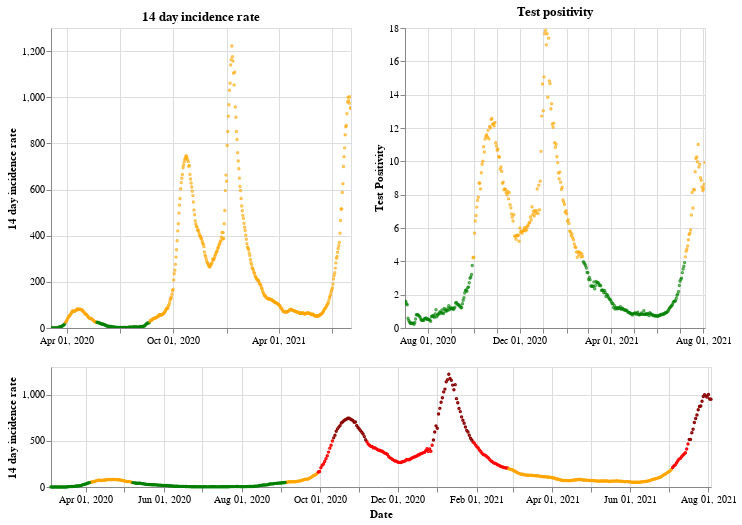

Notebook source saved alongside this figure:
### Markdown cell above
## Northern Ireland

### Code cell
plot_traffic_light('Northern Ireland')

### Figure 1 — Vega-Lite specification as saved in the notebook (floating-point values rounded to 4 significant figures; data arrays with more than 128 entries replaced by an {"elided": "..."} marker saying what was removed)
{"config": {"view": {"continuousWidth": 400, "continuousHeight": 300}}, "vconcat": [{"hconcat": [{"mark": {"type": "point", "size": 2}, "encoding": {"color": {"condition": {"value": "green", "test": "(datum.twoWeeklyCasesRate <= 25)"}, "value": "orange"}, "tooltip": [{"type": "nominal", "field": "areaName"}, {"type": "temporal", "field": "date"}, {"type": "quantitative", "field": "twoWeeklyCasesRate"}, {"type": "quantitative", "field": "testPositivity"}], "x": {"type": "temporal", "axis": {"title": ""}, "field": "date", "scale": {"domain": {"selection": "DateBrush"}}, "timeUnit": "yearmonthdate"}, "y": {"type": "quantitative", "axis": {"title": "14 day incidence rate"}, "field": "twoWeeklyCasesRate"}}, "title": "14 day incidence rate", "width": 300}, {"mark": {"type": "point", "size": 2}, "encoding": {"color": {"condition": {"value": "green", "test": "(datum.testPositivity <= 4)"}, "value": "orange"}, "tooltip": [{"type": "nominal", "field": "areaName"}, {"type": "temporal", "field": "date"}, {"type": "quantitative", "field": "twoWeeklyCasesRate"}, {"type": "quantitative", "field": "testPositivity"}], "x": {"type": "temporal", "axis": {"title": ""}, "field": "date", "scale": {"domain": {"selection": "DateBrush"}}, "timeUnit": "yearmonthdate"}, "y": {"type": "quantitative", "axis": {"title": "Test Positivity"}, "field": "testPositivity"}}, "title": "Test positivity", "width": 300}]}, {"layer": [{"mark": {"type": "point", "size": 2}, "encoding": {"color": {"condition": {"value": "orange", "test": "(((datum.testPositivity < 4) && (datum.twoWeeklyCasesRate >= 50)) && (datum.twoWeeklyCasesRate < 200))"}, "value": "red"}, "opacity": {"condition": {"value": 1, "test": "((datum.twoWeeklyCasesRate >= 50) && (datum.twoWeeklyCasesRate < 500))"}, "value": 0}, "tooltip": [{"type": "nominal", "field": "areaName"}, {"type": "temporal", "field": "date"}, {"type": "quantitative", "field": "twoWeeklyCasesRate"}, {"type": "quantitative", "field": "testPositivity"}], "x": {"type": "temporal", "axis": {"title": "Date"}, "field": "date", "timeUnit": "yearmonthdate"}, "y": {"type": "quantitative", "axis": {"title": "14 day incidence rate"}, "field": "twoWeeklyCasesRate"}}, "selection": {"DateBrush": {"type": "interval", "encodings": ["x"], "fields": ["Time"]}}}, {"mark": {"type": "point", "size": 2}, "encoding": {"color": {"value": "darkred"}, "opacity": {"condition": {"value": 1, "test": "(datum.twoWeeklyCasesRate >= 500)"}, "value": 0}, "tooltip": [{"type": "nominal", "field": "areaName"}, {"type": "temporal", "field": "date"}, {"type": "quantitative", "field": "twoWeeklyCasesRate"}, {"type": "quantitative", "field": "testPositivity"}], "x": {"type": "temporal", "axis": {"title": "Date"}, "field": "date", "timeUnit": "yearmonthdate"}, "y": {"type": "quantitative", "axis": {"title": "14 day incidence rate"}, "field": "twoWeeklyCasesRate"}}}, {"mark": {"type": "point", "size": 2}, "encoding": {"color": {"condition": {"value": "green", "test": "((datum.testPositivity < 4) && (datum.twoWeeklyCasesRate < 50))"}, "value": "orange"}, "opacity": {"condition": {"value": 1, "test": "(datum.twoWeeklyCasesRate < 50)"}, "value": 0}, "tooltip": [{"type": "nominal", "field": "areaName"}, {"type": "temporal", "field": "date"}, {"type": "quantitative", "field": "twoWeeklyCasesRate"}, {"type": "quantitative", "field": "testPositivity"}], "x": {"type": "temporal", "axis": {"title": "Date"}, "field": "date", "timeUnit": "yearmonthdate"}, "y": {"type": "quantitative", "axis": {"title": "14 day incidence rate"}, "field": "twoWeeklyCasesRate"}}}], "height": 120, "width": 660}], "data": {"name": "data-bb96dd93a8e3399cd3f17478b5785853"}, "$schema": "https://vega.github.io/schema/vega-lite/v4.8.1.json", "datasets": {"data-bb96dd93a8e3399cd3f17478b5785853": {"elided": "517 records"}}}
